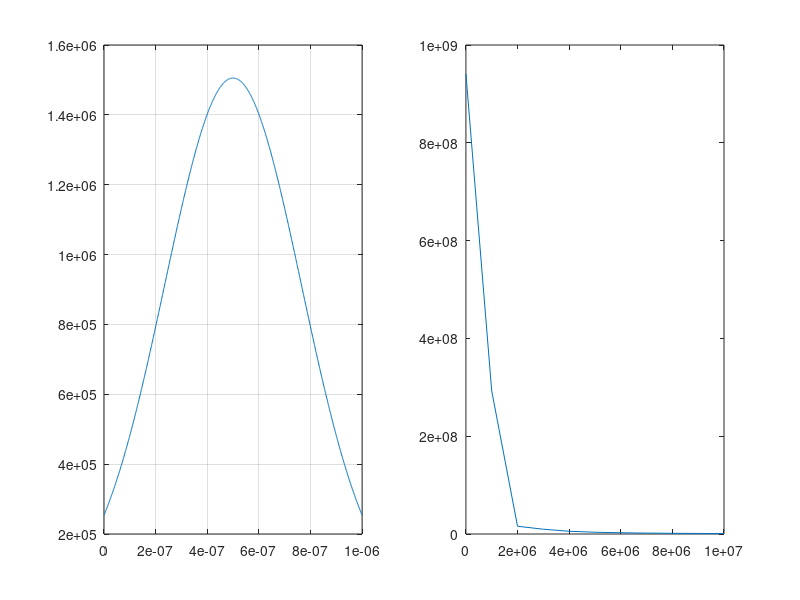
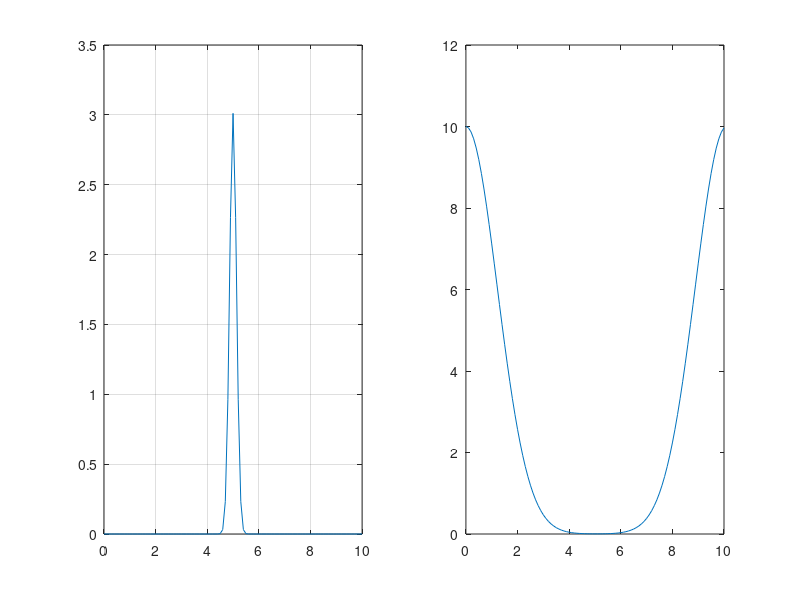

Source code (MATLAB) for these figures, in order: (Note: this script raises an error after producing the figures.)
T = 1e-6;
N = 1000;
n = 0:N;
dt = T/N;
t = n*dt;

B = 0.5/T;
sigma = sqrt(log(2))/(2*pi*B);
gaussian = 1/(sqrt(2*pi)*sigma)*exp(-1/2*((t-t(end)/2)/sigma).^2);

G = fft(gaussian);
f = n/T;
ind = logical(f<=1e7);

figure
subplot(121)
plot(t, gaussian);
grid on;

subplot(122)
plot(f(ind), abs(G(ind)));

%%
T = 10;
N = 100;
n = 0:N;
dt = T/N;
t = n*dt;

B = 1;
sigma = sqrt(log(2))/(2*pi*B);
gaussian = 1/(sqrt(2*pi)*sigma)*exp(-1/2*((t-t(end)/2)/sigma).^2);

G = fft(gaussian);
% G = fftshift(G);
f = n/T;
ind = logical(f<=1e7);

figure
subplot(121)
plot(t, gaussian);
grid on;

subplot(122)
plot(f(ind), abs(G(ind)));

%%
close all

T = 1e-6;
N = 8;
n = 0:N-1;
dt = T/N;
t = n*dt;
fs = 1/(T/N);

B = 0.5/T;
sigma = sqrt(log(2))/(2*pi*B);
gaussian = 1/(sqrt(2*pi)*sigma)*exp(-1/2*((t-t(end)/2)/sigma).^2);

rect = ones(length(t),1);
out = gaussianSmoothen( fs, rect );

% out = conv(rect, gaussian, 'same');

figure
% subplot(121)
plot(out);
grid on;

% subplot(122)
% plot(f(ind), abs(G(ind)));